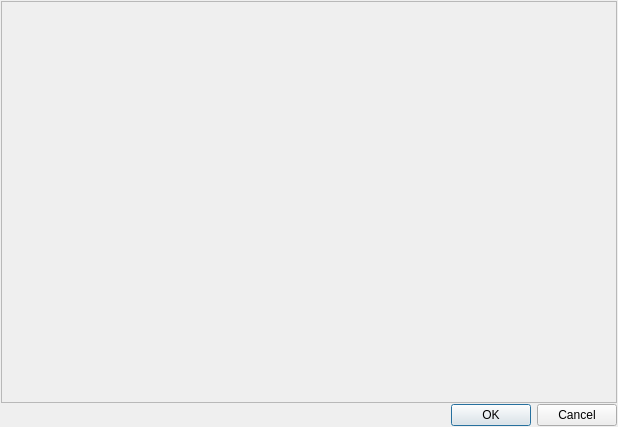
<?xml version="1.0" encoding="UTF-8"?>
<ui version="4.0">
 <class>GSLibParametersDialog</class>
 <widget class="QDialog" name="GSLibParametersDialog">
  <property name="geometry">
   <rect>
    <x>0</x>
    <y>0</y>
    <width>618</width>
    <height>427</height>
   </rect>
  </property>
  <property name="windowTitle">
   <string>Parameters editor</string>
  </property>
  <property name="windowIcon">
   <iconset resource="../resources.qrc">
    <normaloff>:/icons/logo32</normaloff>:/icons/logo32</iconset>
  </property>
  <layout class="QVBoxLayout" name="verticalLayout">
   <property name="spacing">
    <number>1</number>
   </property>
   <property name="leftMargin">
    <number>1</number>
   </property>
   <property name="topMargin">
    <number>1</number>
   </property>
   <property name="rightMargin">
    <number>1</number>
   </property>
   <property name="bottomMargin">
    <number>1</number>
   </property>
   <item>
    <widget class="QScrollArea" name="scrollArea">
     <property name="widgetResizable">
      <bool>true</bool>
     </property>
     <widget class="QWidget" name="frmWidgets">
      <property name="geometry">
       <rect>
        <x>0</x>
        <y>0</y>
        <width>614</width>
        <height>399</height>
       </rect>
      </property>
     </widget>
    </widget>
   </item>
   <item>
    <widget class="QDialogButtonBox" name="buttonBox">
     <property name="orientation">
      <enum>Qt::Horizontal</enum>
     </property>
     <property name="standardButtons">
      <set>QDialogButtonBox::Cancel|QDialogButtonBox::Ok</set>
     </property>
    </widget>
   </item>
  </layout>
 </widget>
 <resources>
  <include location="../resources.qrc"/>
 </resources>
 <connections>
  <connection>
   <sender>buttonBox</sender>
   <signal>accepted()</signal>
   <receiver>GSLibParametersDialog</receiver>
   <slot>accept()</slot>
   <hints>
    <hint type="sourcelabel">
     <x>248</x>
     <y>254</y>
    </hint>
    <hint type="destinationlabel">
     <x>157</x>
     <y>274</y>
    </hint>
   </hints>
  </connection>
  <connection>
   <sender>buttonBox</sender>
   <signal>rejected()</signal>
   <receiver>GSLibParametersDialog</receiver>
   <slot>reject()</slot>
   <hints>
    <hint type="sourcelabel">
     <x>316</x>
     <y>260</y>
    </hint>
    <hint type="destinationlabel">
     <x>286</x>
     <y>274</y>
    </hint>
   </hints>
  </connection>
 </connections>
</ui>
